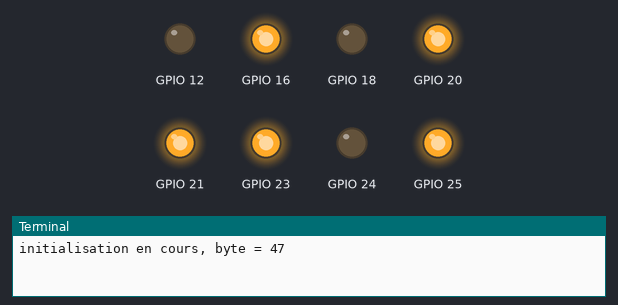
Recording of a program running on a simulated Raspberry Pi (BCM pin numbers). Parts: output pins drawn as LEDs (lit = HIGH), the last lines printed to the terminal. At 12.3 s the program stops and its outputs stay as they are.

Above: at 0.1 s.
At 4.1 s:
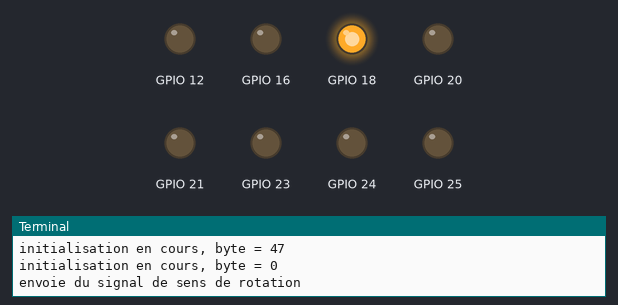
At 8.1 s:
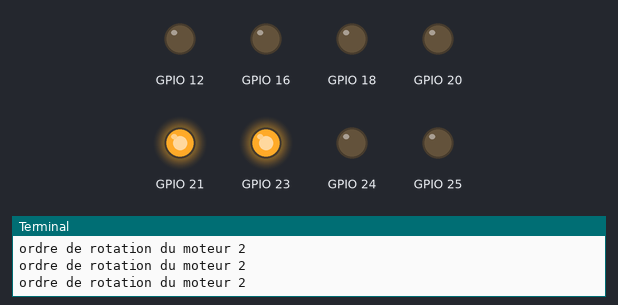
At 10.2 s:
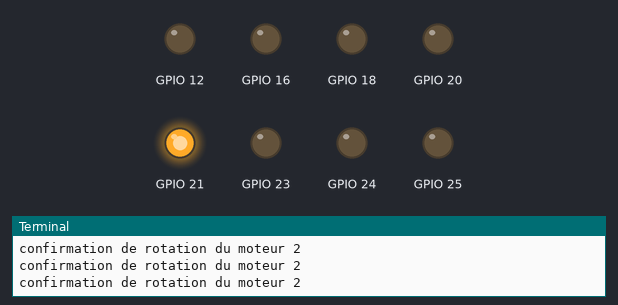
At 12.4 s:
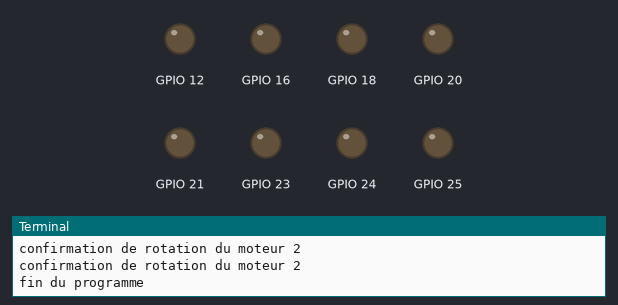
Timing chart, 0 to 13.8 s (numbered marks = the images above):
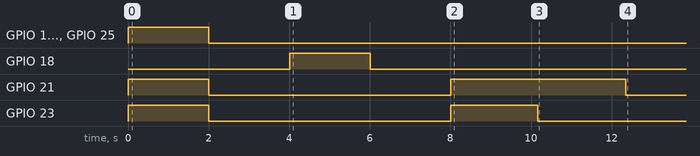

The program:

Premier_programme.py
```python
#===============================================================================================
#
#                                            Robot youpi
#                                            Programme n°2
#
#===============================================================================================

from gpiozero import LEDBoard
from time import sleep

LEDBoard("GPIO18")  #  bit7 = Validation_sens_rotation = D7
LEDBoard("GPIO23")  #  bit6 = Validation_pas_moteur    = D6
LEDBoard("GPIO24")  #  bit5 = moteur6__pince           = D5 = .....,1,0,1
LEDBoard("GPIO25")  #  bit4 = moteur5__rotation_main   = D4 = .....,1,0,0
LEDBoard("GPIO12")  #  bit3 = moteur4__poignet         = D3 = .....,0,1,1
LEDBoard("GPIO16")  #  bit2 = moteur3__coude           = D2 = .....,0,1,0
LEDBoard("GPIO20")  #  bit1 = moteur2__epaule          = D1 = .....,0,0,1
LEDBoard("GPIO21")  #  bit0 = moteur1__base            = D0 = .....,0,0,0


#création d'un byte envoyé au robot
#byte =         ["bit7",  "bit6",  "bit5",  "bit4",  "bit3",  "bit2",  "bit1",  "bit0"]
byte = LEDBoard("GPIO18","GPIO23","GPIO24","GPIO25","GPIO12","GPIO16","GPIO20","GPIO21")

#signal RESET afin d'initialiser les phases du moteur --> 16#47 donc 2#01010111 ---> https://gpiozero.readthedocs.io/en/stable/recipes.html#ledboard
byte.value = (0,1,0,1,0,1,1,1)
print("initialisation en cours, byte = 47")
sleep(2)
byte.value = (0,0,0,0,0,0,0,0)
print("initialisation en cours, byte = 0")
sleep(2)

#signal de sens de rotation
byte.value = (1,0,0,0,0,0,0,0)
print("envoie du signal de sens de rotation")
sleep(2)
byte.value = (0,0,0,0,0,0,0,0)
print("confirmation du signal de sens de rotation")
sleep(2)

#signal de rotation
for rotation in range(400):
	byte.value = (0,1,0,0,0,0,0,1)
	print("ordre de rotation du moteur 2")
sleep(2)

for rotation in range(400):
    byte.value = (0,0,0,0,0,0,0,1)
    print("confirmation de rotation du moteur 2")
sleep(2)

print("fin du programme")
```

Measured:
- by itself, GPIO 16, GPIO 20, GPIO 25: LOW → HIGH at 0.01 s, → LOW 2.0 s later
- by itself, GPIO 18: LOW → HIGH at 4.0 s, → LOW 2.0 s later
- by itself, GPIO 21: LOW → HIGH at 0.01 s, → LOW 2.0 s later, → HIGH 6.0 s later, → LOW 4.3 s later
- by itself, GPIO 23: alternates HIGH for 2.1 s and LOW for 6.0 s
